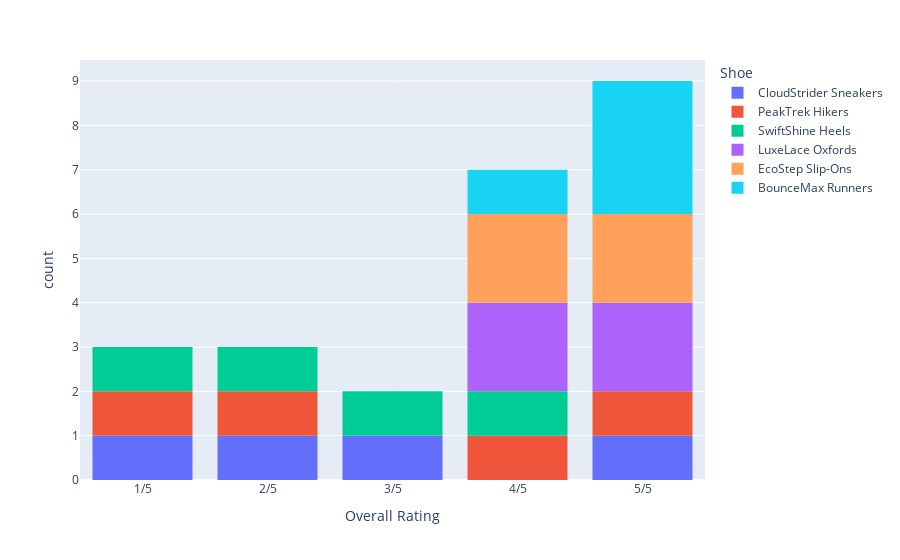

Notebook code for this chart:
### Code cell
fig = px.histogram(df,x="Overall Rating", color='Shoe')
fig.update_xaxes(categoryorder='array',
                 categoryarray= ['1/5','2/5','3/5','4/5','5/5'])

### Figure 1 — Plotly figure (JSON) as saved in the notebook; plotly's stock layout.template omitted (floating-point values rounded to 4 significant figures)
{"data": [{"alignmentgroup": "True", "bingroup": "x", "hovertemplate": "Shoe=CloudStrider Sneakers<br>Overall Rating=%{x}<br>count=%{y}<extra></extra>", "legendgroup": "CloudStrider Sneakers", "marker": {"color": "#636efa", "pattern": {"shape": ""}}, "name": "CloudStrider Sneakers", "offsetgroup": "CloudStrider Sneakers", "orientation": "v", "showlegend": true, "type": "histogram", "x": ["2/5", "1/5", "3/5", "5/5"], "xaxis": "x", "yaxis": "y"}, {"alignmentgroup": "True", "bingroup": "x", "hovertemplate": "Shoe=PeakTrek Hikers<br>Overall Rating=%{x}<br>count=%{y}<extra></extra>", "legendgroup": "PeakTrek Hikers", "marker": {"color": "#EF553B", "pattern": {"shape": ""}}, "name": "PeakTrek Hikers", "offsetgroup": "PeakTrek Hikers", "orientation": "v", "showlegend": true, "type": "histogram", "x": ["1/5", "2/5", "4/5", "5/5"], "xaxis": "x", "yaxis": "y"}, {"alignmentgroup": "True", "bingroup": "x", "hovertemplate": "Shoe=SwiftShine Heels<br>Overall Rating=%{x}<br>count=%{y}<extra></extra>", "legendgroup": "SwiftShine Heels", "marker": {"color": "#00cc96", "pattern": {"shape": ""}}, "name": "SwiftShine Heels", "offsetgroup": "SwiftShine Heels", "orientation": "v", "showlegend": true, "type": "histogram", "x": ["2/5", "3/5", "1/5", "4/5"], "xaxis": "x", "yaxis": "y"}, {"alignmentgroup": "True", "bingroup": "x", "hovertemplate": "Shoe=LuxeLace Oxfords<br>Overall Rating=%{x}<br>count=%{y}<extra></extra>", "legendgroup": "LuxeLace Oxfords", "marker": {"color": "#ab63fa", "pattern": {"shape": ""}}, "name": "LuxeLace Oxfords", "offsetgroup": "LuxeLace Oxfords", "orientation": "v", "showlegend": true, "type": "histogram", "x": ["5/5", "4/5", "5/5", "4/5"], "xaxis": "x", "yaxis": "y"}, {"alignmentgroup": "True", "bingroup": "x", "hovertemplate": "Shoe=EcoStep Slip-Ons<br>Overall Rating=%{x}<br>count=%{y}<extra></extra>", "legendgroup": "EcoStep Slip-Ons", "marker": {"color": "#FFA15A", "pattern": {"shape": ""}}, "name": "EcoStep Slip-Ons", "offsetgroup": "EcoStep Slip-Ons", "orientation": "v", "showlegend": true, "type": "histogram", "x": ["5/5", "4/5", "5/5", "4/5"], "xaxis": "x", "yaxis": "y"}, {"alignmentgroup": "True", "bingroup": "x", "hovertemplate": "Shoe=BounceMax Runners<br>Overall Rating=%{x}<br>count=%{y}<extra></extra>", "legendgroup": "BounceMax Runners", "marker": {"color": "#19d3f3", "pattern": {"shape": ""}}, "name": "BounceMax Runners", "offsetgroup": "BounceMax Runners", "orientation": "v", "showlegend": true, "type": "histogram", "x": ["5/5", "5/5", "4/5", "5/5"], "xaxis": "x", "yaxis": "y"}], "layout": {"barmode": "relative", "legend": {"title": {"text": "Shoe"}, "tracegroupgap": 0}, "margin": {"t": 60}, "xaxis": {"anchor": "y", "categoryarray": ["1/5", "2/5", "3/5", "4/5", "5/5"], "categoryorder": "array", "domain": [0, 1], "title": {"text": "Overall Rating"}}, "yaxis": {"anchor": "x", "domain": [0, 1], "title": {"text": "count"}}}}
